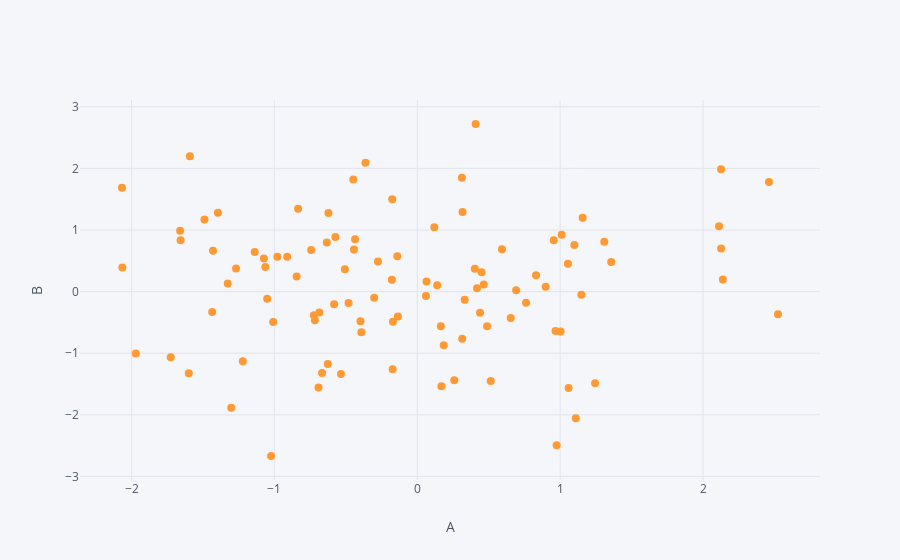

Notebook source saved alongside this figure:
### Code cell
df.iplot(kind = 'scatter',x='A',y='B',mode='markers',size=8,xTitle='A',yTitle='B')
